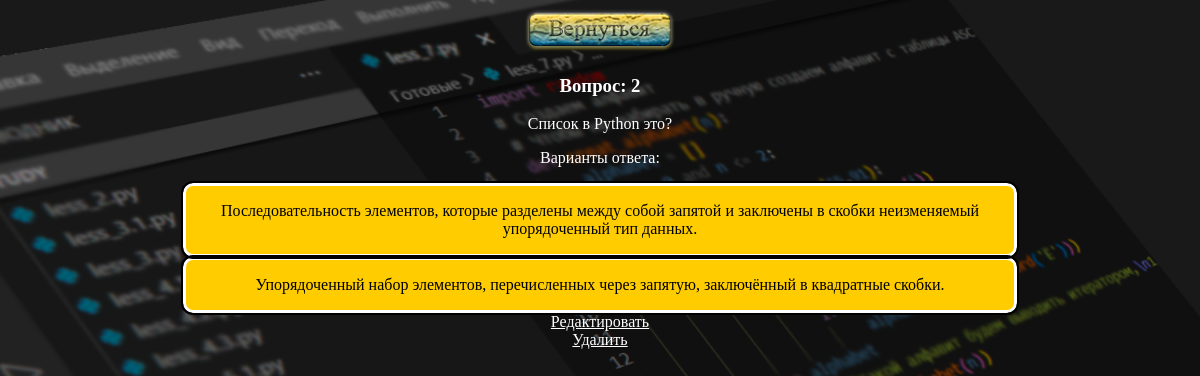
The page /pagequestion/2 on the database its author committed.
### testing/models.py (models this page shows, shortened)
class Bdquestions(models.Model):
    fio = models.CharField(max_length=100)
    questions = models.TextField()
    answer1 = models.TextField()
    answer2 = models.TextField()
    trueanswer = models.CharField(max_length=1)

### testing/views.py (the view)
# urls.py: path('pagequestion/<int:id>', views.pagequestion),
def pagequestion(request, id):
    pagequestion = Bdquestions.objects.get(id=id)
    return render(request, 'pagequest.html', {'question': pagequestion})

### testing/templates/pagequest.html (shortened to what this page needs)
{% extends 'base.html' %}
 {% load static %}
    {% block content %}
    <div align=center>
        <a href="/pagetesting"/>
            <img src="{% static 'images/back.png' %}"/>
    </div>
    <div align=center>
            <div style="color: #FFFFFF">
              <h3><p>Вопрос: {{question.id}}</p></h3>
                {{question.questions}}
            </div>
            <div style="color: #FFFFFF">
                <p>Варианты ответа:</p>
            </div>
            <div class="sd">
                <p>{{question.answer1}}</P>
            </div>
            <div class="sd">
                <p>{{question.answer2}}</p>
            </div>
            <div>
                <a style="color: #FFFFFF" href="/pageeditquest/{{question.id}}"> Редактировать</a>
            </div>
            <div>
                <a style="color: #FFFFFF" href="/pagedeletquest/{{question.id}}"> Удалить</a>
            </div>
        </div>
    {% endblock %}

### testing/static/css/style.css (style rules this page uses)
.bg { background-size: 1400px 800px; background-repeat: no-repeat; background-position: top; background-attachment: fixed; }
.sd { width: 70%; background: #fc0; outline: 2px solid #000; border: 3px solid #fff; border-radius: 10px; }

### rows shown on the page
Bdquestions: id "2", questions "Cписок в Python это?", answer1 "Последовательность элементов, которые разделены между собой запятой и заключены в скобки неизменяемый упорядоченный тип данных.", answer2 "Упорядоченный набор элементов, перечисленных через запятую, заключённый в квадратные скобки."
